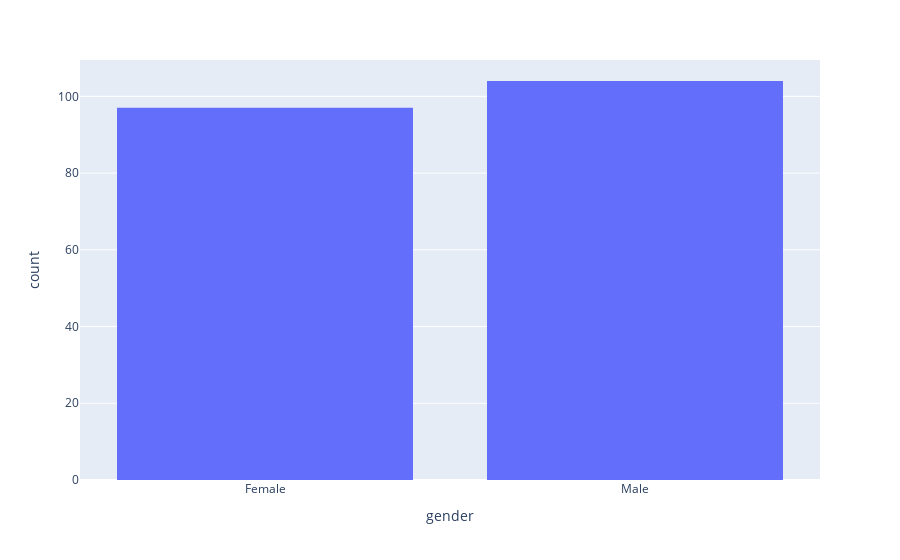

The code cell stored with this chart in its notebook:
### Code cell
fig = px.histogram(missing_data, x="gender")
fig.show()

### Figure 1 — Plotly figure (JSON) as saved in the notebook; plotly's stock layout.template omitted (floating-point values rounded to 4 significant figures; data arrays with more than 128 entries replaced by an {"elided": "..."} marker saying what was removed)
{"data": [{"alignmentgroup": "True", "bingroup": "x", "hovertemplate": "gender=%{x}<br>count=%{y}<extra></extra>", "legendgroup": "", "marker": {"color": "#636efa", "pattern": {"shape": ""}}, "name": "", "offsetgroup": "", "orientation": "v", "showlegend": false, "type": "histogram", "x": {"elided": "201 str values"}, "xaxis": "x", "yaxis": "y"}], "layout": {"barmode": "relative", "legend": {"tracegroupgap": 0}, "margin": {"t": 60}, "xaxis": {"anchor": "y", "domain": [0, 1], "title": {"text": "gender"}}, "yaxis": {"anchor": "x", "domain": [0, 1], "title": {"text": "count"}}}}
